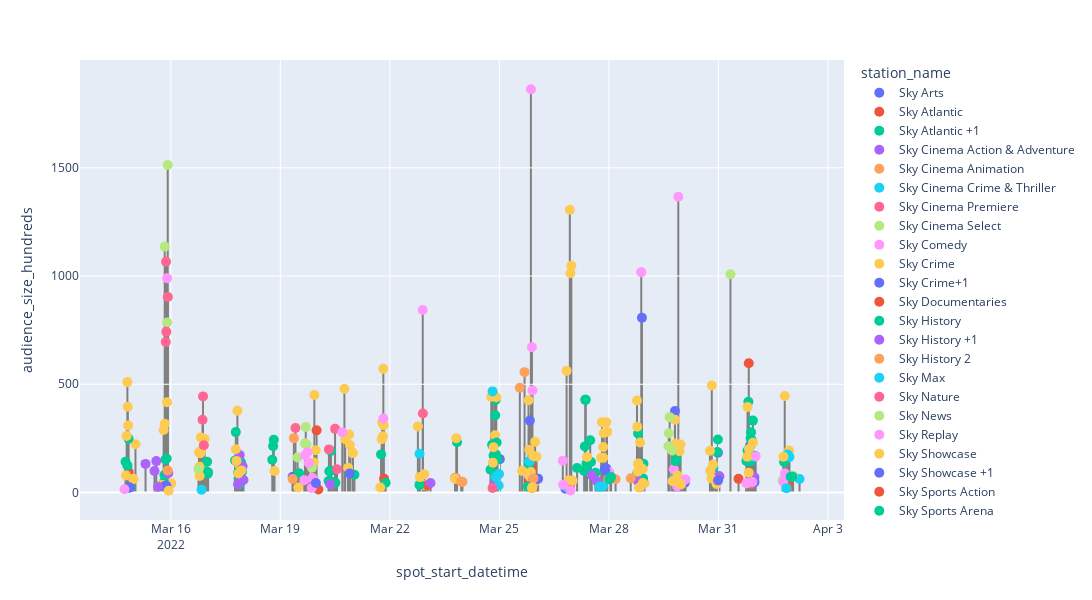

Notebook cell for this chart:
### Markdown cell above
## How did the spots do over time?

### Code cell
persil_sky = spot_data[(spot_data['clearcast_commercial_title'].str.contains("Persil")) 
                   & (spot_data['audience_name']=='All Homes')
                   & (spot_data['station_name'].str.contains("Sky"))].sort_values(['station_name', 'spot_start_datetime'])

fig = px.scatter(persil_sky, x="spot_start_datetime", y="audience_size_hundreds", color="station_name", width = 1400, height = 600)
fig.update_traces(marker={'size': 10})

shapes=[dict(
        type='line',
        x0 = persil_sky['spot_start_datetime'].iloc[i],
        y0 = 0,
        x1 = persil_sky['spot_start_datetime'].iloc[i],
        y1 = persil_sky['audience_size_hundreds'].iloc[i],
        layer='below',
        line = dict(
            color = 'grey',
            width = 2
        )
    ) for i in range(len(persil_sky['audience_size_hundreds']))]

fig.update_layout(shapes = shapes)
